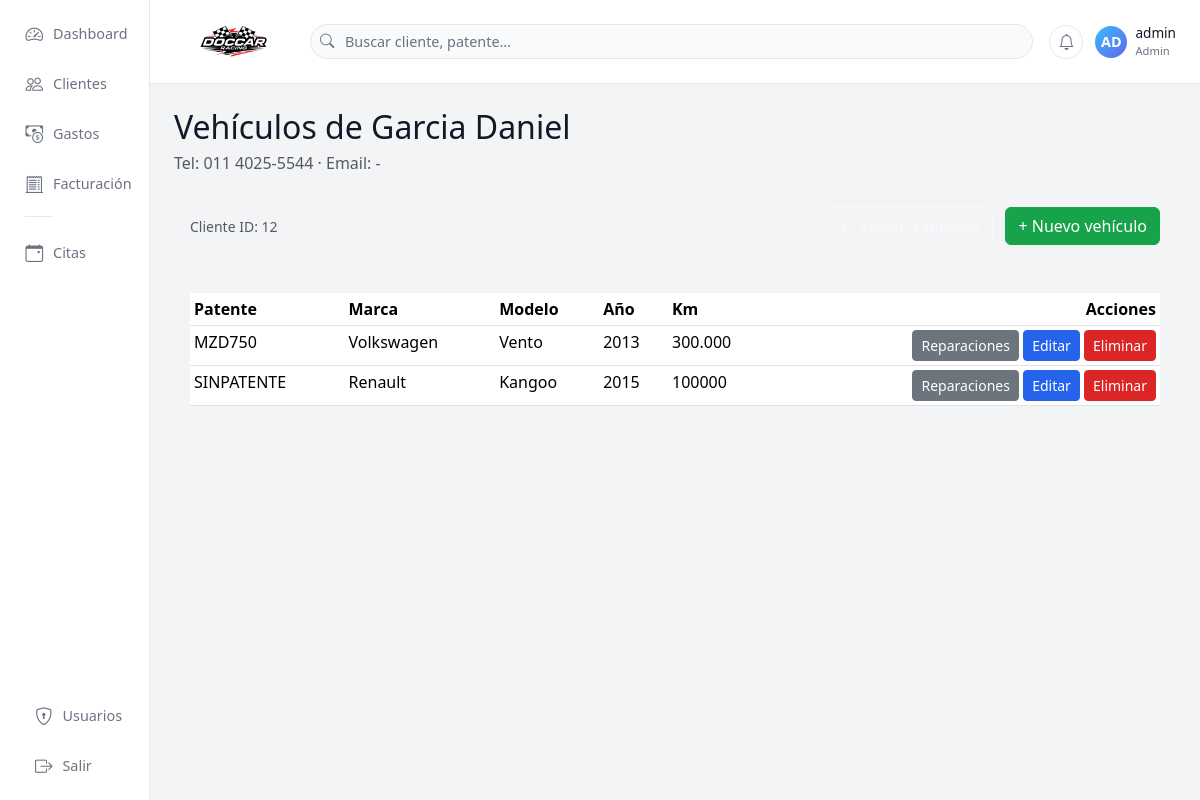
The page /clientes/12/vehiculos (signed in) on the database its author committed.
### tables this page shows
CREATE TABLE clientes (
        id INTEGER PRIMARY KEY AUTOINCREMENT,
        nombre TEXT,
        apellido TEXT,
        telefono TEXT,
        email TEXT,
        direccion TEXT,
        notas TEXT
    , documento TEXT, razon_social TEXT);

CREATE TABLE vehiculos (
        id INTEGER PRIMARY KEY AUTOINCREMENT,
        cliente_id INTEGER,
        patente TEXT,
        marca TEXT,
        modelo TEXT,
        anio TEXT,
        km TEXT,
        notas TEXT,
        FOREIGN KEY(cliente_id) REFERENCES clientes(id)
    );

### app.py (the view)
@app.route("/clientes/<int:cliente_id>/vehiculos")
@login_required
def vehiculos_cliente(cliente_id):
    con = get_con()
    cur = con.cursor()
    cur.execute("SELECT * FROM clientes WHERE id=?", (cliente_id,))
    cliente = cur.fetchone()
    cur.execute("SELECT * FROM vehiculos WHERE cliente_id=?", (cliente_id,))
    vehiculos = cur.fetchall()
    con.close()
    return render_template("vehiculos.html", cliente=cliente, vehiculos=vehiculos)

### app.py (called while the page is built)
def get_con():
    con = sqlite3.connect(DB_NAME)
    con.row_factory = sqlite3.Row
    return con

def login_required(f):
    @wraps(f)
    def wrapper(*args, **kwargs):
        if "user_id" not in session:
            return redirect(url_for("login"))
        return f(*args, **kwargs)
    return wrapper

### templates/vehiculos.html (shortened to what this page needs)
{% extends "base.html" %}
{% block contenido %}
<h2 class="mb-1">Vehículos de {{ cliente[2] }} {{ cliente[1] }}</h2>
<p class="text-muted mb-3">
    Tel: {{ cliente[3] or '-' }} · Email: {{ cliente[4] or '-' }}
</p>
<div class="card-dark-soft p-3 mb-3">
    <div class="d-flex flex-column flex-md-row justify-content-between align-items-md-center">
        <div class="mb-2 mb-md-0">
            <span class="small text-muted">Cliente ID: {{ cliente[0] }}</span>
        </div>
        <div>
            <a href="{{ url_for('clientes') }}" class="btn btn-outline-light me-2">
            </a>
            <a href="{{ url_for('vehiculo_nuevo', cliente_id=cliente[0]) }}"
               class="btn btn-success">
                + Nuevo vehículo
            </a>
        </div>
    </div>
</div>
<div class="card-dark-soft p-3">
    <div class="table-responsive">
        <table class="table table-sm table-dark-custom mb-0">
            <thead>
            <tr>
                <th>Patente</th>
                <th>Marca</th>
                <th>Modelo</th>
                <th>Año</th>
                <th>Km</th>
                <th class="text-end">Acciones</th>
            </tr>
            </thead>
            <tbody>
            {% if vehiculos %}
                {% for v in vehiculos %}
                    <tr>
                        <td>{{ v[2] }}</td>
                        <td>{{ v[3] }}</td>
                        <td>{{ v[4] }}</td>
                        <td>{{ v[5] or '-' }}</td>
                        <td>{{ v[6] or '-' }}</td>
                        <td class="text-end">
                            <a href="{{ url_for('reparaciones_vehiculo', vehiculo_id=v[0]) }}"
                               class="btn btn-sm btn-secondary">
                                Reparaciones
                            </a>
                            <a href="{{ url_for('vehiculo_editar', id=v[0]) }}"
                               class="btn btn-sm btn-primary">
                                Editar
                            </a>
                            <a href="{{ url_for('vehiculo_eliminar', id=v[0]) }}"
                               onclick="return confirm('¿Eliminar vehículo y sus reparaciones?');"
                               class="btn btn-sm btn-danger">
                                Eliminar
                            </a>
                        </td>
                    </tr>
                {% endfor %}
            {% else %}
                <tr>
                    <td colspan="6" class="text-center text-muted py-3">
                        No hay vehículos cargados para este cliente.
                    </td>
                </tr>
            {% endif %}
            </tbody>
        </table>
    </div>
</div>
{% endblock %}

### templates/base.html (style rules this page uses)
:root { --bg-app: #f3f4f6; --bg-sidebar: #ffffff; --bg-topbar: #ffffff; --bg-card: #ffffff; --border-soft: #e5e7eb; --text-main: #111827; --text-muted: #6b7280; --primary: #2563eb; --success: #16a34a; --danger: #dc2626; }
* { box-sizing: border-box; }
body { margin: 0; min-height: 100vh; background: var(--bg-app); color: var(--text-main); font-family: system-ui, -apple-system, BlinkMacSystemFont, "Segoe UI", sans-serif; }
a { text-decoration: none; color: inherit; }
.btn-primary { background-color: var(--primary); border-color: var(--primary); }
.btn-success { background-color: var(--success); border-color: var(--success); }
.btn-danger { background-color: var(--danger); border-color: var(--danger); }

### rows shown on the page
clientes: apellido "Garcia", nombre "Daniel", telefono "011 4025-5544", email "-", id "12"
vehiculos: patente "MZD750", marca "Volkswagen", modelo "Vento", anio "2013", km "300.000"
vehiculos: patente "SINPATENTE", marca "Renault", modelo "Kangoo", anio "2015", km "100000"

### other values the page prints
{{ uname[:2].upper() }} "AD"
{{ session.get("username", "Usuario") }} "admin"
{{ session.get("rol", "operador")|capitalize }} "Admin"
